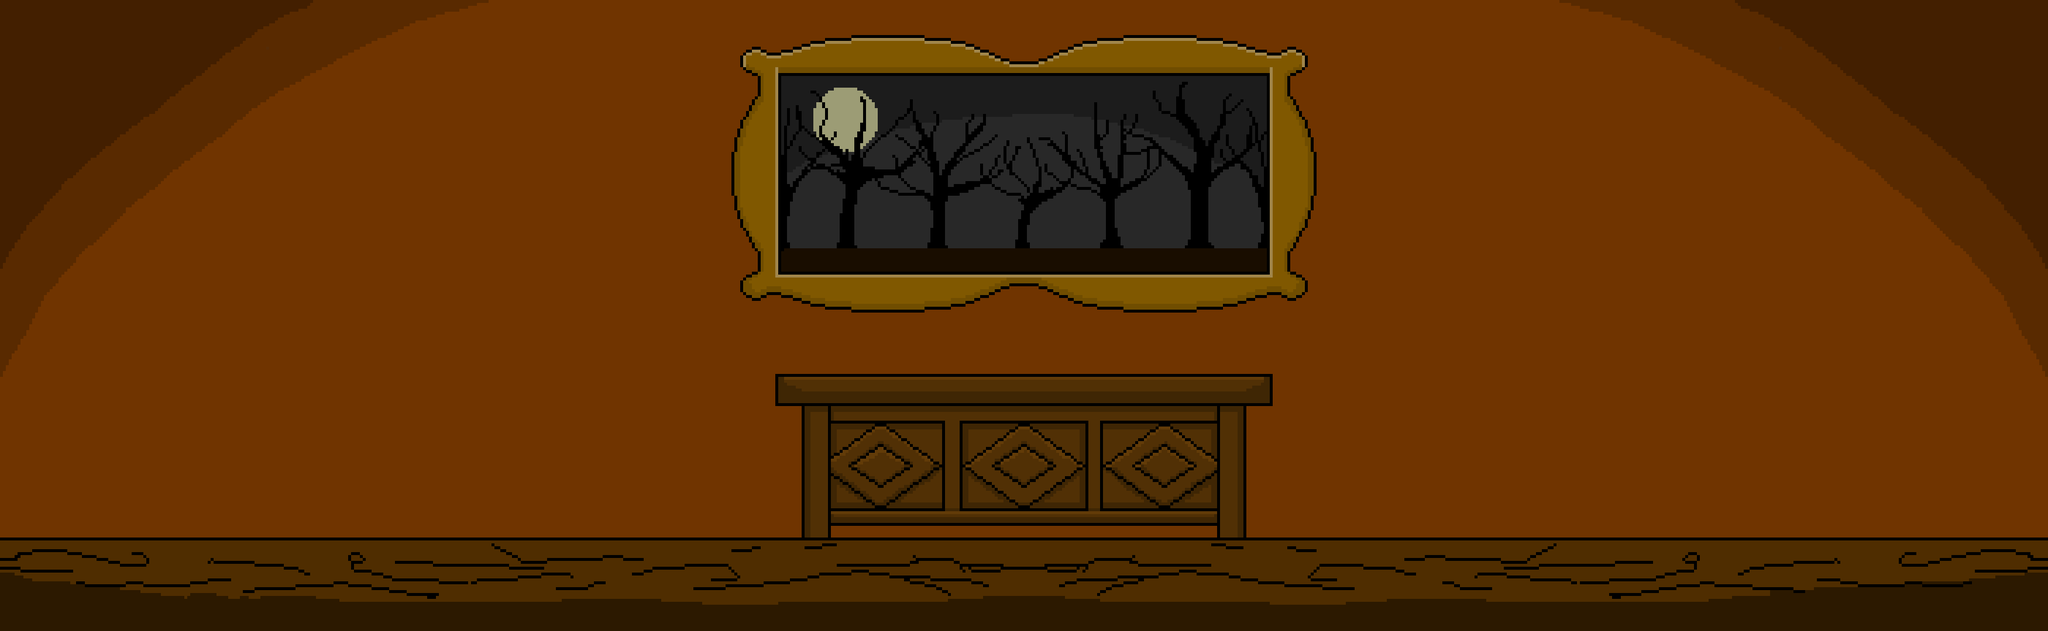

A level layout from a 2D game, rendered from its tile map. Below: a short description, then the map file with tile-grid data replaced by summaries:
An orthogonal 25x30 tile map with 140x36 px tiles, 1 tile layer (Camada de Tiles 1).

<map version="1.4" tiledversion="1.4.3" orientation="orthogonal" renderorder="right-down" width="25" height="30" tilewidth="140" tileheight="36" infinite="0" nextlayerid="2" nextobjectid="1">
 <tileset firstgid="1" source="biblioteca fundo.tsx" />
 <layer id="1" name="Camada de Tiles 1" width="25" height="30">
  <data>[750 cells, 750 non-empty, 750 distinct tile ids]</data>
 </layer>
</map>
